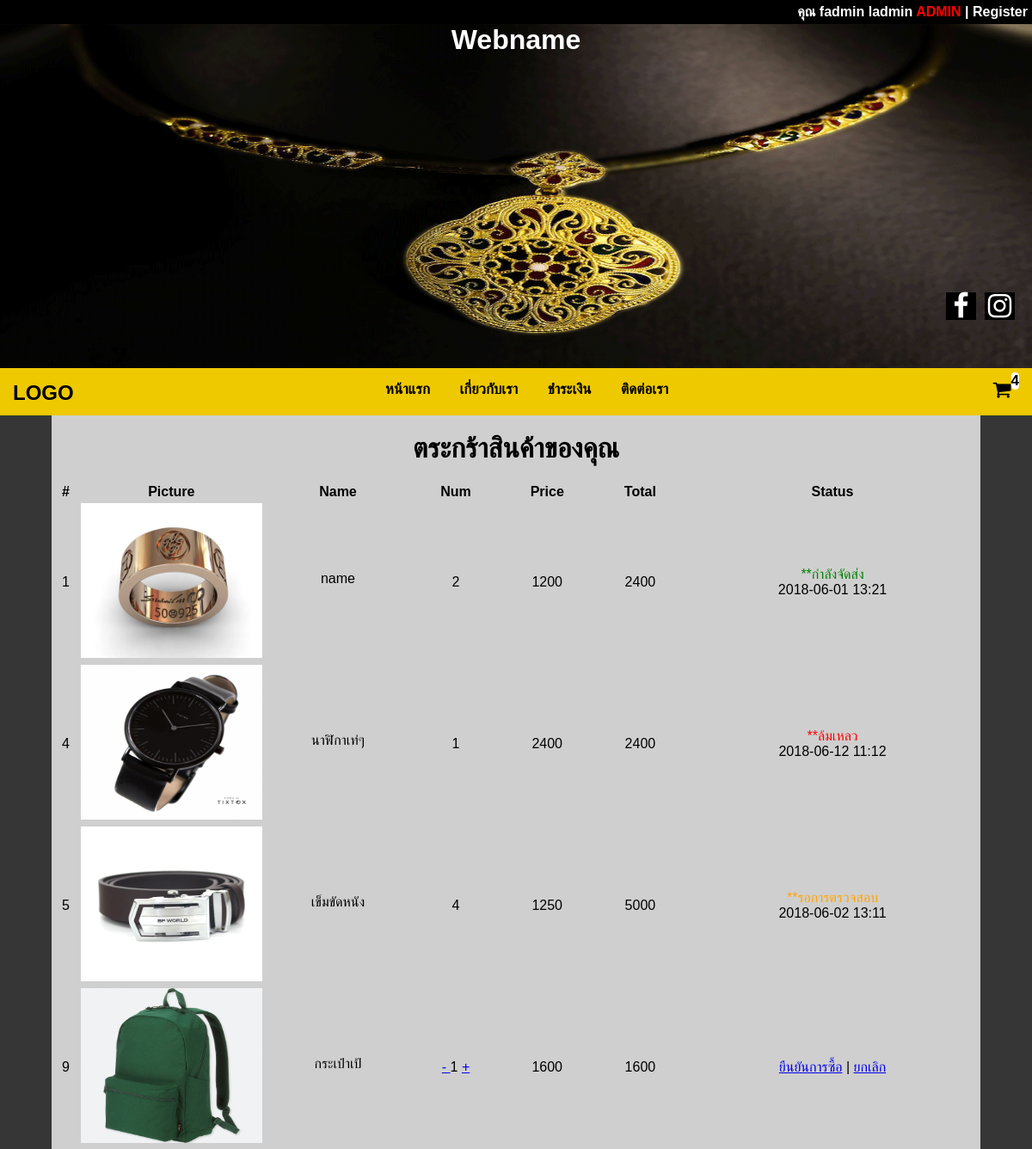
/?p=showcart (signed in), run on the app's committed database.
### tables this page shows
CREATE TABLE `product` (
  `product_id` int(11) NOT NULL,
  `product_name` varchar(100) NOT NULL,
  `product_brand` varchar(50) NOT NULL,
  `product_gen` varchar(50) NOT NULL,
  `product_price` int(11) NOT NULL,
  `product_detail` text NOT NULL,
  `product_gender` varchar(10) NOT NULL,
  `product_type` varchar(20) NOT NULL,
  `product_pic` text NOT NULL,
  `product_num` int(11) NOT NULL,
  `product_update` timestamp NOT NULL DEFAULT CURRENT_TIMESTAMP ON UPDATE CURRENT_TIMESTAMP
);

CREATE TABLE `receipt` (
  `receipt_id` int(11) NOT NULL,
  `orders_id` int(11) NOT NULL,
  `product_id` int(11) NOT NULL,
  `product_name` varchar(100) NOT NULL,
  `orders_price` int(11) NOT NULL,
  `orders_num` int(11) NOT NULL,
  `orders_total` int(11) NOT NULL,
  `mem_fname` varchar(20) NOT NULL,
  `mem_lname` varchar(20) NOT NULL,
  `mem_mtel` varchar(15) NOT NULL,
  `mem_email` varchar(50) NOT NULL,
  `mem_address` text NOT NULL,
  `orders_amount` int(11) NOT NULL,
  `orders_date` varchar(10) NOT NULL,
  `orders_time` varchar(5) NOT NULL,
  `orders_status` varchar(20) NOT NULL
);

CREATE TABLE `orders` (
  `orders_id` int(11) NOT NULL,
  `mem_id` int(11) NOT NULL,
  `product_id` int(11) NOT NULL,
  `product_num` int(11) NOT NULL
);

### page/show_cart.php (the view, shortened to what this page needs)
<?php
	$sql="SELECT * FROM orders WHERE mem_id='".$_SESSION['mem_id']."'";
	$query=mysqli_query($conn,$sql);
?>
<div class="order-frm">
	<h1 style="text-align: center; padding-top: 20px; padding-bottom: 20px;">ตระกร้าสินค้าของคุณ</h1>
<table class="order-t">
	<thead>
		<tr>
			<th style="width: auto;">#</th>
			<th style="width: 20%;">Picture</th>
			<th class="order-th" style="width: auto;">Name</th>
			<th style="width: auto;">Num</th>
			<th style="width: auto;">Price</th>
			<th style="width: auto;">Total</th>
			<th style="width: auto;">Status</th>
		</tr>
	</thead>
	<tbody>
<?php while($result=mysqli_fetch_array($query)){
	$product_id=$result['product_id'];
	$prosql="SELECT * FROM product WHERE product_id=$product_id";
	$proquery=mysqli_query($conn,$prosql);
	while($proresult=mysqli_fetch_array($proquery)){
	$total=$proresult['product_price']*$result['product_num'];;
	$resql="SELECT * FROM receipt WHERE orders_id='".$result['orders_id']."'";
	$requery=mysqli_query($conn, $resql);
	$receipt=mysqli_fetch_array($requery);
?>
	<?php if($receipt['orders_id']==$result['orders_id']){?>
		<tr>
			<td style="width: auto;">
				<?php echo $receipt['receipt_id'];?>
			</td>
			<td style="width: auto;">
				<img src="prod_img/<?php echo $proresult['product_pic'];?>" style="height: 180px;" width="100%">
			</td>
			<td class="order-th" style="width: auto; padding-top: 80px;">
				<?php echo $receipt['product_name'];?>
			</td>
			<td style="width: auto;">
				<?php echo $receipt['orders_num'];?>
			</td>
			<td style="width: auto;">
				<?php echo $receipt['orders_price'];?>
			</td>
			<td style="width: auto;">
				<?php echo $receipt['orders_total'];?>
			</td>
			<td style="width: auto;">
				<?php if($receipt['orders_status']=="wait"){?>
					<font style="color: orange;">**รอการตรวจสอบ</font>
				<?php } ?>
				<?php if($receipt['orders_status']=="warning"){?>
					<font style="color: red;">**ล้มเหลว</font>
				<?php } ?>
				<?php if($receipt['orders_status']=="confirm"){?>
					<font style="color: green;">**กำลังจัดส่ง</font>
				<?php }?><br>
				<?php echo $receipt['orders_date'];?>
				<?php echo $receipt['orders_time'];?>
			</td>
		</tr>
	<?php }else{ ?>
		<tr>
			<td style="width: auto;">
				<?php echo $result['orders_id'];?>
			</td>
			<td style="width: auto;">
				<img src="prod_img/<?php echo $proresult['product_pic'];?>" style="height: 180px;" width="100%">
			</td>
			<td class="order-th" style="width: auto; padding-top: 80px;">
				<?php echo $proresult['product_name'];?>
			</td>
			<td style="width: auto;">
				<a href="?p=numedt&ordel&ordid=<?php echo $result['orders_id'];?>"> - </a>
				<?php echo $result['product_num'];?>
				<a href="?p=numedt&orplus&ordid=<?php echo $result['orders_id'];?>"> + </a>
			</td>
			<td style="width: auto;">
				<?php echo $proresult['product_price'];?>
			</td>
			<td style="width: auto;">
				<?php echo $total;?>
			</td>
			<td style="width: auto;">
				<?php if($receipt['orders_status']==""){?>
				<a href="?p=cpordcon&con_id=<?php echo $result['orders_id'];?>&numor=<?php echo $result['product_num'];?>">ยืนยันการซื้อ</a> |
				<a href="?p=cpordcon&del_id=<?php echo $result['orders_id'];?>">ยกเลิก</a>
				<?php }?>
			</td>
		</tr>
<?php }}}?>
</tbody>
</table>
</div>

### style.css (style rules this page uses)
body,html { width: 100%; height: auto; margin: 0; padding: 0; font-family: sans-serif; overflow-x: hidden; background-color: #363636; }
h1 { margin: 0; }
.order-frm { width: 90%; margin: auto; padding: auto; background-color: #CFCFCF; }
.order-t { width: 100%; text-align: center; }
.order-th { display: block; text-align: center; }

### data on the page
product: receipt.receipt_id "1", product_pic (picture), receipt.product_name "name", receipt.orders_num "2", receipt.orders_price "1200", receipt.orders_total "2400", shows "**กำลังจัดส่ง", receipt.orders_date "2018-06-01", receipt.orders_time "13:21"
product: receipt.receipt_id "4", product_pic (picture), receipt.product_name "นาฬิกาเท่ๆ", receipt.orders_num "1", receipt.orders_price "2400", receipt.orders_total "2400", shows "**ล้มเหลว", receipt.orders_date "2018-06-12", receipt.orders_time "11:12"
product: receipt.receipt_id "5", product_pic (picture), receipt.product_name "เข็มขัดหนัง", receipt.orders_num "4", receipt.orders_price "1250", receipt.orders_total "5000", shows "**รอการตรวจสอบ", receipt.orders_date "2018-06-02", receipt.orders_time "13:11"
orders: orders_id "9", product_num "1"
product: product_pic (picture), product_name "กระเป๋าเป้", product_price "1600"

### other printed values
$_SESSION['mem_fname'] "fadmin"
$_SESSION['mem_lname'] "ladmin"
$orders "4"
